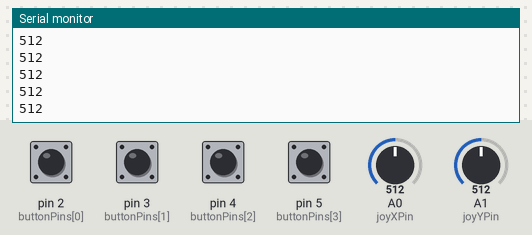
A sketch run on a simulated SparkFun Pro Micro, built with avr-gcc and run on an emulated ATmega32U4. Parts: the last lines printed to the serial monitor. The inputs (shaded band) are chosen by the test bench; at power-on: pin 2 (buttonPins[0]), pin 3 (buttonPins[1]), pin 4 (buttonPins[2]), pin 5 (buttonPins[3]) HIGH, A0 (joyXPin) = 512, A1 (joyYPin) = 512. USB keyboard and mouse output is not drawn.

Above: at 1.2 s.
1.3 s: A0 (joyXPin) set to 530
At 1.32 s:
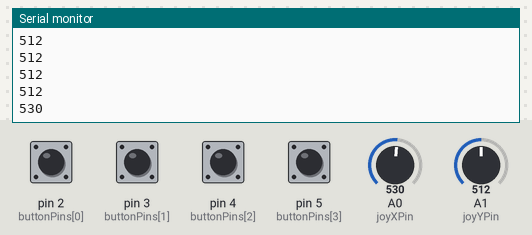
2.8 s: A0 (joyXPin) set to 511
At 2.83 s:
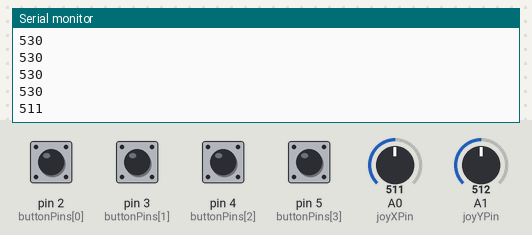
Timing chart, 0 to 5.8 s (numbered marks = the images above; inputs shaded):
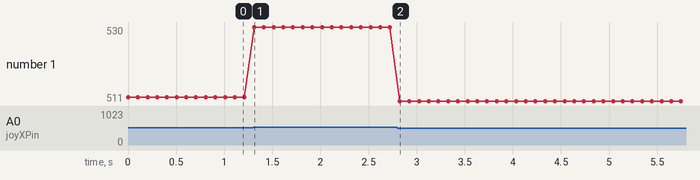

Measured:
- after the input at 1.3 s, the serial monitor: prints a new line at once (image 1)
- after the input at 2.8 s, the serial monitor: prints a new line at once (image 2)
- plotted number 1: 512 → 530 after the input at 1.3 s, 530 → 511 after the input at 2.8 s

The sketch:

Arduino-Pro-Micro-Code.ino
```cpp
#include <Joystick.h>

// Create the Joystick
Joystick_ Joystick;

// Define pin assignments
const int joyXPin = A0;
const int joyYPin = A1;
const int buttonPins[] = {2, 3, 4, 5};

int mappedX = 0;
int mappedY = 0;

int unmappedX = 0;
int unmappedY = 0;

// const int numReadings = 5;
// int readings[numReadings];      // array to store sensor readings
// int index = 0;                  // current index in the array
// int total = 0;                  // running total of readings
// int average = 0;                // smoothed sensor value

void setup() {
  Joystick.begin();

  Serial.begin(9600);

  // Set up button pins with pull-up resistors
  for (int i = 0; i < 4; i++) {
    pinMode(buttonPins[i], INPUT_PULLUP);
  }
}

void loop() {
  // Read joystick values
  unmappedX = analogRead(joyXPin);
  unmappedY = analogRead(joyYPin);

  if (unmappedX >= 514) {
    mappedX = map(unmappedX, 385, 514, 0, 510);
  } else if (unmappedX <= 525) {
    mappedX = map(unmappedX, 525, 850, 512, 1023);
  } else {
    mappedX = 511;
  }

  if (unmappedY >= 510) {
    mappedY = map(unmappedY, 200, 510, 0, 510);
  } else if (unmappedY <= 520) {
    mappedY = map(unmappedY, 520, 695, 512, 1023);
  } else {
    mappedY = 511;
  }


  // int xVal = analogRead(joyXpin);
  // int yVal = analogRead(joyYPin);

  // Read button states
  int buttonStates[4];
  for (int i = 0; i < 4; i++) {
    buttonStates[i] = !digitalRead(buttonPins[i]);
    Joystick.setButton(i, buttonStates[i]);
  }

  // Rest of the code handling joystick and button states
  Joystick.setXAxis(unmappedX);
  Joystick.setYAxis(mappedY);

  Serial.println(unmappedX);

  delay(100);
}

// int smoothXAxis(int axisValue) {
//   total = total - readings[index] + axisValue;  // update total with new reading
//   readings[index] = axisValue;                   // store the new reading
//   index = (index + 1) % numReadings;               // move to the next index
//   average = total / numReadings;                   // calculate the average
// }

// int smoothYAxis(int axisValue) {
//   total = total - readings[index] + axisValue;  // update total with new reading
//   readings[index] = axisValue;                   // store the new reading
//   index = (index + 1) % numReadings;               // move to the next index
//   average = total / numReadings;                   // calculate the average
// }
```
